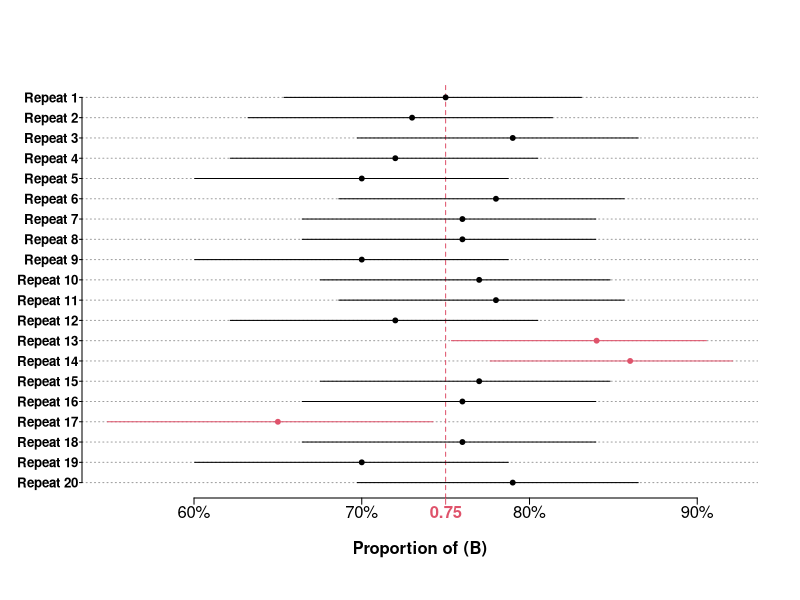

Write R code to recreate this figure.
CI.bi = function(n, p, n.sim, ylabel = FALSE){
  
  fun = function(){
    x = rbinom(1, n, p)
   pe = x/n
   CI = binom.test(x, n, p)[[4]]
   c(CI[1], CI[2], pe)
  }
  
    sim = t(replicate(n.sim, fun()))
capture = sim[ ,1] <= p & p <= sim[ ,2]
  
  par(mgp = c(2, .2, 0), tck = -.015)
  plot(sim[, 1:2], rep(1:n.sim, 2), ty = "n", ylab = NA, yaxt = "n", xaxt = "n", xlab = "Proportion of (B)", font.lab = 2, bty = "n")
  
  abline(h = 1:n.sim, col = 8, lty = 3)
  abline(v = p, lty = 2, col = 2)
  segments(sim[ ,1], 1:n.sim, sim[ ,2], 1:n.sim, lend = 1, col = ifelse(capture, 1, 2))
  axis(1, at = axTicks(1), labels = paste0(axTicks(1)*1e2, "%"))
  axis(1, at = p, col.axis = 2, col = 2, font = 2)
  if(ylabel) axis(2, at = 1:n.sim, labels = paste0("Repeat ", rev(1:n.sim)), font = 2, las = 1, cex.axis = .8, tck = -.006)
  points(sim[, 3], 1:n.sim, pch = 19, col = ifelse(capture, 1, 2), cex = ifelse(n.sim > 50, .6, .65))
  
  cat("Coverage =", mean(capture)*1e2, "%", "\n", "Long-run proportion =", mean(sim[, 3])*1e2, "%")
}
# Example of use:
CI.bi(n = 100, p = .75, n.sim = 20, ylabel = TRUE)
